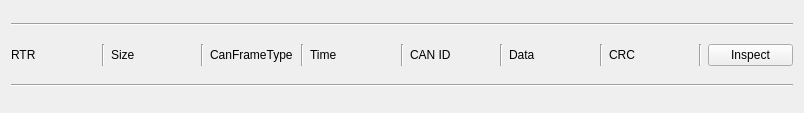
<?xml version="1.0" encoding="UTF-8"?>
<ui version="4.0">
 <class>dd::forms::widgets::RecordDisplayItem</class>
 <widget class="QWidget" name="dd::forms::widgets::RecordDisplayItem">
  <property name="geometry">
   <rect>
    <x>0</x>
    <y>0</y>
    <width>804</width>
    <height>113</height>
   </rect>
  </property>
  <property name="windowTitle">
   <string>RecordDisplayItem</string>
  </property>
  <layout class="QVBoxLayout" name="verticalLayout">
   <item>
    <widget class="Line" name="line_8">
     <property name="orientation">
      <enum>Qt::Horizontal</enum>
     </property>
    </widget>
   </item>
   <item>
    <layout class="QHBoxLayout" name="horizontalLayout">
     <item>
      <widget class="QLabel" name="rtrStatusLabel">
       <property name="text">
        <string>RTR</string>
       </property>
      </widget>
     </item>
     <item>
      <widget class="Line" name="line_3">
       <property name="orientation">
        <enum>Qt::Vertical</enum>
       </property>
      </widget>
     </item>
     <item>
      <widget class="QLabel" name="sizeLabel">
       <property name="text">
        <string>Size</string>
       </property>
      </widget>
     </item>
     <item>
      <widget class="Line" name="line_5">
       <property name="orientation">
        <enum>Qt::Vertical</enum>
       </property>
      </widget>
     </item>
     <item>
      <widget class="QLabel" name="typeLabel">
       <property name="text">
        <string>CanFrameType</string>
       </property>
      </widget>
     </item>
     <item>
      <widget class="Line" name="line_6">
       <property name="orientation">
        <enum>Qt::Vertical</enum>
       </property>
      </widget>
     </item>
     <item>
      <widget class="QLabel" name="timeLabel">
       <property name="text">
        <string>Time</string>
       </property>
      </widget>
     </item>
     <item>
      <widget class="Line" name="line_7">
       <property name="orientation">
        <enum>Qt::Vertical</enum>
       </property>
      </widget>
     </item>
     <item>
      <widget class="QLabel" name="canIDLabel">
       <property name="text">
        <string>CAN ID</string>
       </property>
      </widget>
     </item>
     <item>
      <widget class="Line" name="line_2">
       <property name="orientation">
        <enum>Qt::Vertical</enum>
       </property>
      </widget>
     </item>
     <item>
      <widget class="QLabel" name="dataLabel">
       <property name="text">
        <string>Data</string>
       </property>
      </widget>
     </item>
     <item>
      <widget class="Line" name="line_4">
       <property name="orientation">
        <enum>Qt::Vertical</enum>
       </property>
      </widget>
     </item>
     <item>
      <widget class="QLabel" name="crcLabel">
       <property name="text">
        <string>CRC</string>
       </property>
      </widget>
     </item>
     <item>
      <widget class="Line" name="line">
       <property name="orientation">
        <enum>Qt::Vertical</enum>
       </property>
      </widget>
     </item>
     <item>
      <widget class="QPushButton" name="inspectButton">
       <property name="text">
        <string>Inspect</string>
       </property>
      </widget>
     </item>
    </layout>
   </item>
   <item>
    <widget class="Line" name="line_9">
     <property name="orientation">
      <enum>Qt::Horizontal</enum>
     </property>
    </widget>
   </item>
  </layout>
 </widget>
 <resources/>
 <connections/>
</ui>
